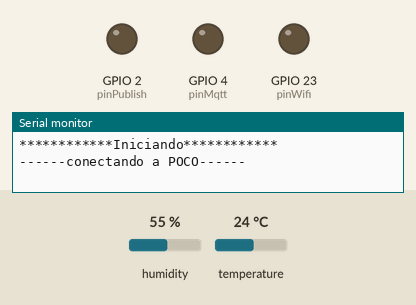
Simulated run of this sketch. Board: ESP32. Shown: output pins drawn as LEDs (lit = HIGH), the last lines printed to the serial monitor. The test bench sets the inputs (shaded band); at power-on: humidity 55 %, temperature 24 °C. WiFi joins after 1.5 s; servers stay silent unless stated; no MQTT or app messages arrive unless stated.

Above: at 0.1 s.
At 18.22 s:
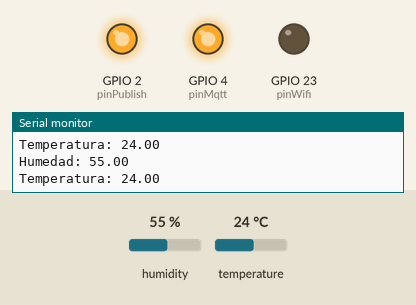
At 39.8 s:
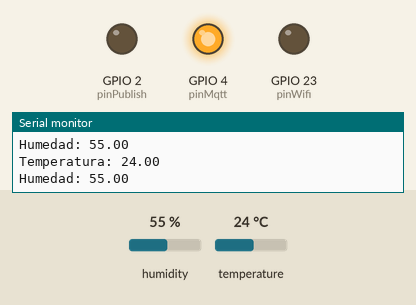
Timing chart, 0 to 40.0 s (numbered marks = the images above):
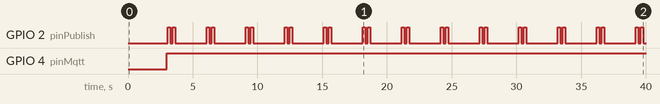

The sketch:

mqttclient.ino
```cpp
//ESP32 MQTT Client

//Librarys
#include <WiFi.h>
#include <Adafruit_MQTT_Client.h>
#include <DHTesp.h>

//Constants
//*Wifi
// const char* SSID = "Megacable_WmUj3k7";
// const char* PASSWORD = "TejznyTBXRXT3XGX78";
const char* SSID = "POCO";
const char* PASSWORD = "sexoseguro";

//*MQTT
const char* mqtt_server = "broker.emqx.io";
const int mqtt_port = 1883;

//*Topics
const char* TEMPERATURE_TOPIC_DIRECTION = "RE4g/temp";
const char* HUMIDITY_TOPIC_DIRECTION = "RE4g/hum";

//*Pins
const int pinDHT = 15;
const int pinWifi = 23;
const int pinMqtt = 4;
const int pinPublish = 2;

//Instances
WiFiClient client; //Wifi Client
Adafruit_MQTT_Client mqtt(&client, mqtt_server, mqtt_port); //MQTT Client
DHTesp dht; //DHT11
Adafruit_MQTT_Publish tempTopic = Adafruit_MQTT_Publish(&mqtt, TEMPERATURE_TOPIC_DIRECTION);//MQTT Publish temperature
Adafruit_MQTT_Publish humTopic = Adafruit_MQTT_Publish(&mqtt, HUMIDITY_TOPIC_DIRECTION);//MQTT Publish humidity

//Functions
void setup() { // the setup function runs once when you press reset or power the board
  Serial.begin(115200); //initialize serial communication
  dht.setup(pinDHT, DHTesp::DHT11); //initialize DHT11

  //*pins setup
  pinMode(pinWifi, OUTPUT); //wifi indicator
  pinMode(pinMqtt, OUTPUT); //Mqtt indicator
  pinMode(pinPublish, OUTPUT); //Publish indicator

  Serial.println("");
  Serial.println("");
  Serial.println("************Iniciando************");
  Serial.println("");
  Serial.println("");
}

void loop() { // the loop function runs over and over again forever
  wifiConnect(); //connect and reconnect wifi
  mqttConect(); //connect and reconnect mqtt

  TempAndHumidity measure = dht.getTempAndHumidity(); //get temperature and humidity

  //*temperature management
  if(isnan(measure.temperature)) { //check if temperature is valid
    Serial.println("Error en la lectura de temperatura");
  }else{
    if(tempTopic.publish(measure.temperature)){ //check if temperature is published
      Serial.print("Temperatura: ");
      Serial.println(measure.temperature);
      digitalWrite(pinPublish, HIGH);
      delay(200);
      digitalWrite(pinPublish,LOW);
      delay(200);
    }else{
      Serial.println("Error en la publicación de temperatura");
    }
  }

  //*humidity management
  if(isnan(measure.humidity)){ //check if humidity is valid
    Serial.println("Error en la lectura de humedad");
  }else{
    if(humTopic.publish(measure.humidity)){ //check if humidity is published
      Serial.print("Humedad: ");
      Serial.println(measure.humidity);
      digitalWrite(pinPublish, HIGH);
      delay(200);
      digitalWrite(pinPublish,LOW);
    }else{
      Serial.println("Error en la publicación de humedad");
    }
  }

  Serial.println();
  delay(2400);
}

void wifiConnect() { //connect and reconnect wifi
  if (WiFi.status() == WL_CONNECTED) { //check if wifi is connected
    return;
  }
  Serial.println();
  Serial.print("------conectando a ");
  Serial.print(SSID);
  Serial.println("------");

  delay(1000);

  WiFi.begin(SSID, PASSWORD); //connect to wifi
  delay(2000);

  while (WiFi.status() != WL_CONNECTED) { //wait for wifi connection
    digitalWrite(pinWifi, LOW);
    Serial.print(".");
    delay(500);
    digitalWrite(pinWifi, HIGH);
    delay(500);
  }

  Serial.println();
  Serial.println();
  Serial.println("WiFi conectado");
  Serial.println("IP: ");
  Serial.println(WiFi.localIP());
}

void mqttConect() { //connect and reconnect mqtt
  digitalWrite(pinMqtt, HIGH);

  if (mqtt.connected()) { //check if mqtt is connected
    return;
  }
  int8_t ret;
  Serial.println();
  Serial.print("------Conectando a ");
  Serial.print(mqtt_server);
  Serial.print(" on port ");
  Serial.print(mqtt_port);
  Serial.println("------");

  while ((ret = mqtt.connect()) != 0) {  // connect will return 0 for connected
    Serial.println(mqtt.connectErrorString(ret)); //otherwise return a error code
    Serial.println("Reintentado conexión en 5s...");
    mqtt.disconnect(); // wait 5 seconds
    digitalWrite(pinMqtt, LOW);
    delay(800);
    digitalWrite(pinMqtt, HIGH);
    delay(800);
    digitalWrite(pinMqtt, LOW);
    delay(800);
    digitalWrite(pinMqtt, HIGH);
    delay(800);
    digitalWrite(pinMqtt, LOW);
    delay(800);
    digitalWrite(pinMqtt, HIGH);
    delay(800);
  }

  Serial.println("MQTT Connected!");
  Serial.print("Temperatura topic: ");
  Serial.println(TEMPERATURE_TOPIC_DIRECTION);
  Serial.print("Humedad topic: ");
  Serial.println(HUMIDITY_TOPIC_DIRECTION);
  Serial.println();
}
```

Measured:
- by itself, GPIO 2 (pinPublish): repeats every 3.0 s: LOW 0.20 s, HIGH 0.20 s, LOW 2.4 s, HIGH 0.20 s
- by itself, GPIO 4 (pinMqtt): LOW → HIGH at 3.0 s
